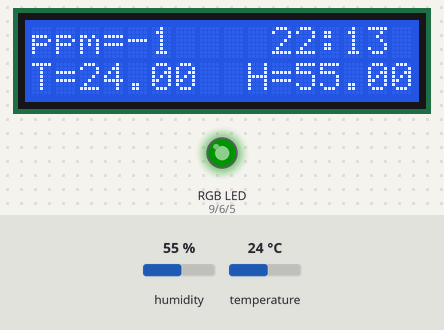
Recording of a program running on a simulated Arduino Nano, built with avr-gcc and run on an emulated ATmega328P. Shown: 16×2 character LCD, an RGB LED mixed from three pins (HIGH = lit). Inputs (shaded band) come from the test bench; at power-on: humidity 55 %, temperature 24 °C. Dim RGB values are drawn brighter than linear; the local clock reads 2024-03-15 10:24:30 at power-on unless the program sets it.

Above: at 11.3 s.
11.4 s: humidity set to 22 %
At 15.5 s:
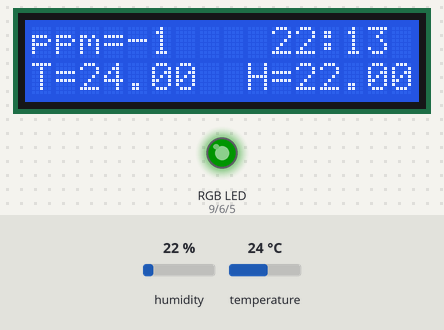
16.6 s: temperature set to 12 °C
At 20.2 s:
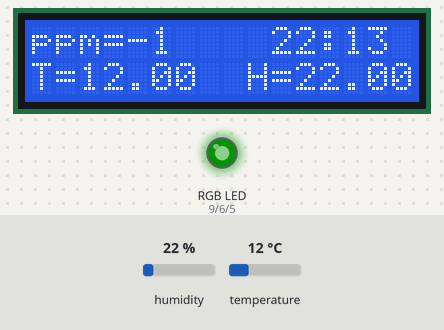
20.7 s: humidity set to 40 %
At 23.6 s:
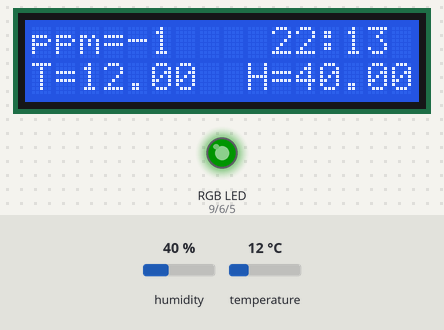
24.7 s: temperature set to 19 °C
At 28.3 s:
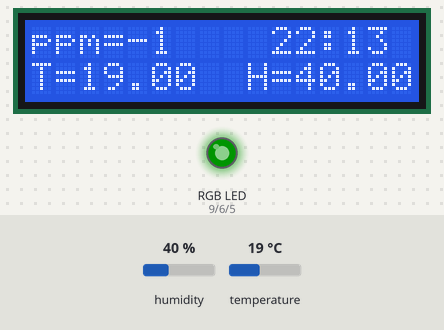
Timing chart, 0 to 29.8 s (numbered marks = the images above; inputs shaded):
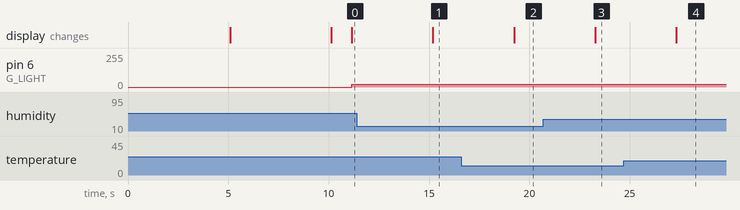

Measured:
- after the input at 11.4 s, the display: changes after 3.8 s (image 1)
- after the input at 16.6 s, the display: changes after 2.6 s (image 2)
- after the input at 20.7 s, the display: changes after 2.6 s (image 3)
- after the input at 24.7 s, the display: changes after 2.6 s (image 4)

The program:

main.cpp
```cpp
#include <Arduino.h>
#define print_time // time of print
#define B_LIGHT 5 // leg blue light
#define G_LIGHT 6 // leg green light
#define R_LIGHT 9 // leg red light
//==============================================
#include <Wire.h>
#include <LiquidCrystal_I2C.h>
LiquidCrystal_I2C lcd(0x27,16,2);

#include "RTClib.h"
RTC_DS1307 rtc;

#include <MHZ19_uart.h>
MHZ19_uart mhz19;

#include <Adafruit_Sensor.h>
#include <Adafruit_BME280.h>
Adafruit_BME280 bme;

void start_menu();

int ppm_disp;
float temp_disp;
float hum_disp;

void setup() {
pinMode(R_LIGHT,OUTPUT);
pinMode(G_LIGHT,OUTPUT);
pinMode(B_LIGHT,OUTPUT);
rtc.begin();
lcd.init();
bme.begin();
mhz19.begin(3, 2);

rtc.adjust(DateTime(F(__DATE__), F(__TIME__)));
start_menu();

}

void loop() {
DateTime now = rtc.now();
ppm_disp = mhz19.getPPM();
temp_disp = bme.readTemperature();
hum_disp = bme.readHumidity();
lcd.backlight();
lcd.setCursor(0,0);
lcd.print("ppm=");
lcd.print(ppm_disp);
lcd.setCursor(10,0);
lcd.print(now.hour());
lcd.print(":");
lcd.print(now.minute());
lcd.setCursor(0,1);
lcd.print("T=");
lcd.print(temp_disp);
lcd.setCursor(9,1);
lcd.print("H=");
lcd.print(hum_disp);
if(ppm_disp <=1000){
    analogWrite(G_LIGHT,20);
    analogWrite(B_LIGHT,0);
    analogWrite(R_LIGHT,0);
}
else if(ppm_disp>1000&&ppm_disp<1400){
    analogWrite(B_LIGHT,20);
    analogWrite(R_LIGHT,0);
    analogWrite(G_LIGHT,0);
}
else{
    analogWrite(R_LIGHT,20);
    analogWrite(B_LIGHT,0);
    analogWrite(G_LIGHT,0);
}
delay(3000);

}


void start_menu(){
lcd.backlight();
lcd.setCursor(3,0);
lcd.print("MeteoClock :)");
lcd.setCursor(0,1);
lcd.print("pre-alfa version");
delay(5000);
lcd.clear();
lcd.setCursor(5,1);
lcd.print("by Zitsw");
delay(5000);
lcd.clear();
}
```

func.cpp
```cpp

```
